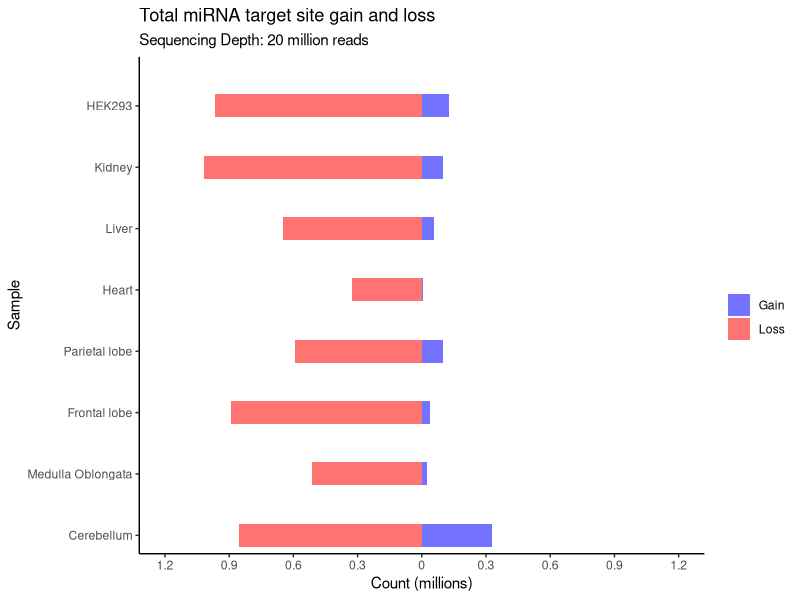

Write R code to recreate this figure.
library(tidyverse)

target_sites_df = tibble(
  tissue = c(
    'Cerebellum','Cerebellum',
    'Medulla Oblongata','Medulla Oblongata',
    'Frontal lobe','Frontal lobe',
    'Parietal lobe','Parietal lobe',
    'Heart','Heart',
    'Liver','Liver',
    'Kidney','Kidney',
    'HEK293','HEK293'
    ),
  gain_or_loss = c(
    'Gain','Loss',
    'Gain','Loss',
    'Gain','Loss',
    'Gain','Loss',
    'Gain','Loss',
    'Gain','Loss',
    'Gain','Loss',
    'Gain','Loss'
    ),
  freq = c(
    327178,-854269,
    26511,-514729,
    36945,-893219,
    100624,-593706,
    4753,-325979,
    56037,-650118,
    98178,-1016677,
    125652,-966034
    ) / 1000000
)

target_sites_df$tissue = as.factor(target_sites_df$tissue)

p <- 
  target_sites_df %>% 
  ggplot(aes(x = tissue, y = freq, group = gain_or_loss, fill = gain_or_loss)) +
  geom_bar(stat = "identity", width = 0.75) +
  coord_flip() +
  scale_x_discrete(limits = target_sites_df$tissue) +
  # another trick!
  scale_y_continuous(
    breaks = seq(-1.2,1.2,0.3),
    labels = abs(seq(-1.2,1.2,0.3)),
    limits = c(-1.2,1.2)
  ) +
  labs(x = "Sample", 
       y = "Count (millions)", 
       title = "Total miRNA target site gain and loss",
       subtitle = "Sequencing Depth: 20 million reads"
       ) +
  theme(legend.position = "bottom",
        legend.title = element_blank(),
        plot.title = element_text(hjust = 0.5),
        panel.background = element_rect(fill =  "grey90")) +
  # reverse the order of items in legend
  # guides(fill = guide_legend(reverse = TRUE)) +
  # change the default colors of bars
  scale_fill_manual(values=c(
                        rgb(0,0,1,0.55),
                        rgb(1,0,0,0.55)
                        ),
                    name="",
                    breaks=c("Gain", "Loss"),
                    labels=c("Gain", "Loss")) + theme_classic()

ggsave('results/plots/sf_1.png', plot = p, scale = 0.75)

